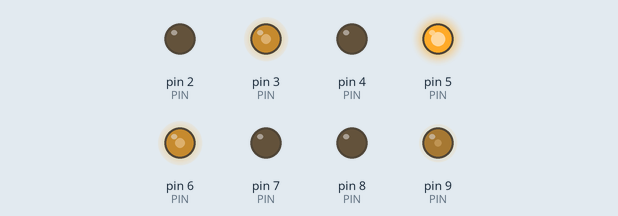
The sketch below on a simulated Arduino Uno, built with avr-gcc and run on an emulated ATmega328P. Shown: output pins drawn as LEDs (lit = HIGH).

Above: at 0.05 s.
At 1.55 s:
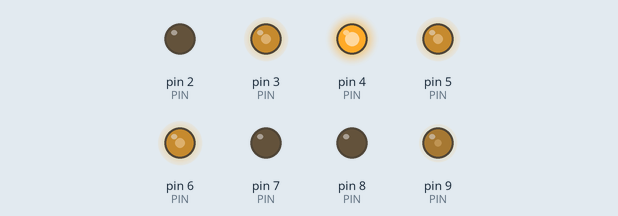
At 2.25 s:
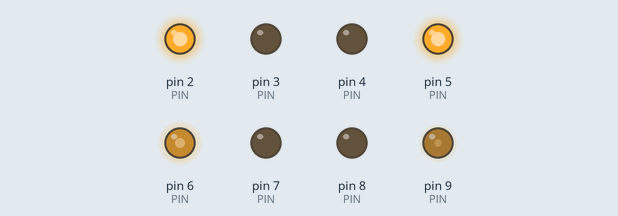
At 2.95 s:
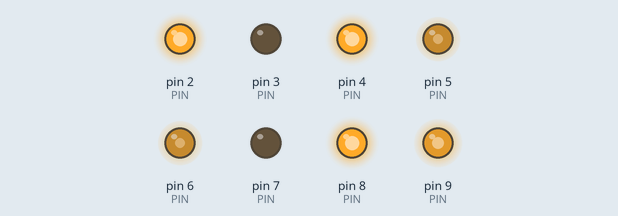
At 4.45 s:
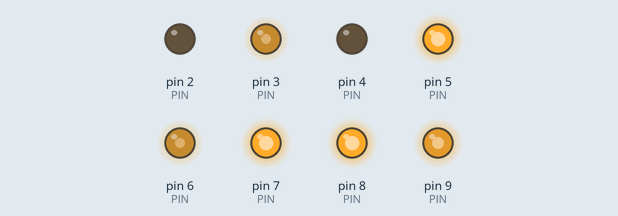
At 5.95 s:
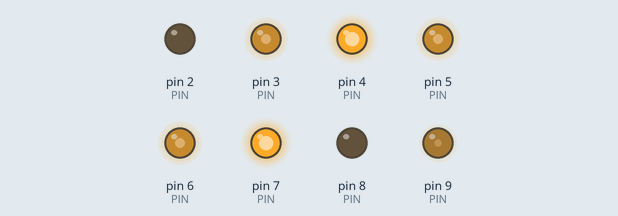
Timing chart, 0 to 7.8 s (numbered marks = the images above):
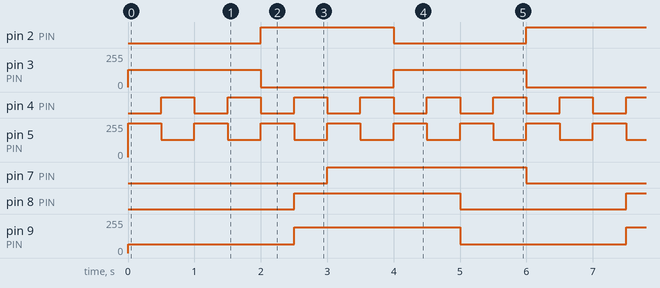

Measured:
- by itself, pin 2 (PIN): alternates HIGH for 2.0 s and LOW for 2.0 s
- by itself, pin 3 (PIN): alternates 128/255 for 2.0 s and 0/255 for 2.0 s
- by itself, pin 4 (PIN): alternates HIGH for 0.50 s and LOW for 0.50 s
- by itself, pin 5 (PIN): alternates 255/255 for 0.50 s and 128/255 for 0.50 s
- by itself, pin 7 (PIN): alternates HIGH for 3.0 s and LOW for 3.0 s
- by itself, pin 8 (PIN): alternates HIGH for 2.5 s and LOW for 2.5 s
- by itself, pin 9 (PIN): alternates 192/255 for 2.5 s and 64/255 for 2.5 s

The sketch:

application.ino
```cpp
/*
 * Jacob Koziej
 * millis-micros (application)
 * 2020-11-04
 * 2020-11-11
 */

const uint16_t PERIOD[] = {2000, 500, 3000, 2500};

const uint8_t PIN[][4] = {
	{3, 5, 6, 9},
	{2, 4, 7, 8}
};

const uint8_t SPEED[][4] = {
	{ 128,  255,  128,  64},
	{-256, -128, -128, -64}  // Done to overflow to correct inverse val
};

uint32_t time_start[4];
uint8_t  state = 0;  // Bits 3-0 represent forward or reverse motor direction

void setup()
{
	uint32_t time_capture = millis();

	for (int i = 0; i < 4; i++) {
		pinMode(PIN[0][i], OUTPUT);
		pinMode(PIN[1][i], OUTPUT);

		// Set initial time
		time_start[i] = time_capture;

		// Set initial states
		analogWrite(PIN[0][i], SPEED[0][i]);
		digitalWrite(PIN[1][i], 0);
	}
}

void loop()
{
	for (int i = 0; i < 4; i++) {
		uint32_t time_capture = millis();

		if (time_capture - time_start[i] >= PERIOD[i]) {
			time_start[i] = time_capture;
			state ^= _BV(i);

			/*
			 * Since array SPEED in the second dimension only has a
			 * range of 0 to 1, state & _BV(i) ? 1 : 0 is necessary
			 * to stay within this bound.
			 */
			analogWrite(PIN[0][i], SPEED[state & _BV(i) ? 1 : 0][i]);
			digitalWrite(PIN[1][i], state & _BV(i));
		}
	}
}
```
